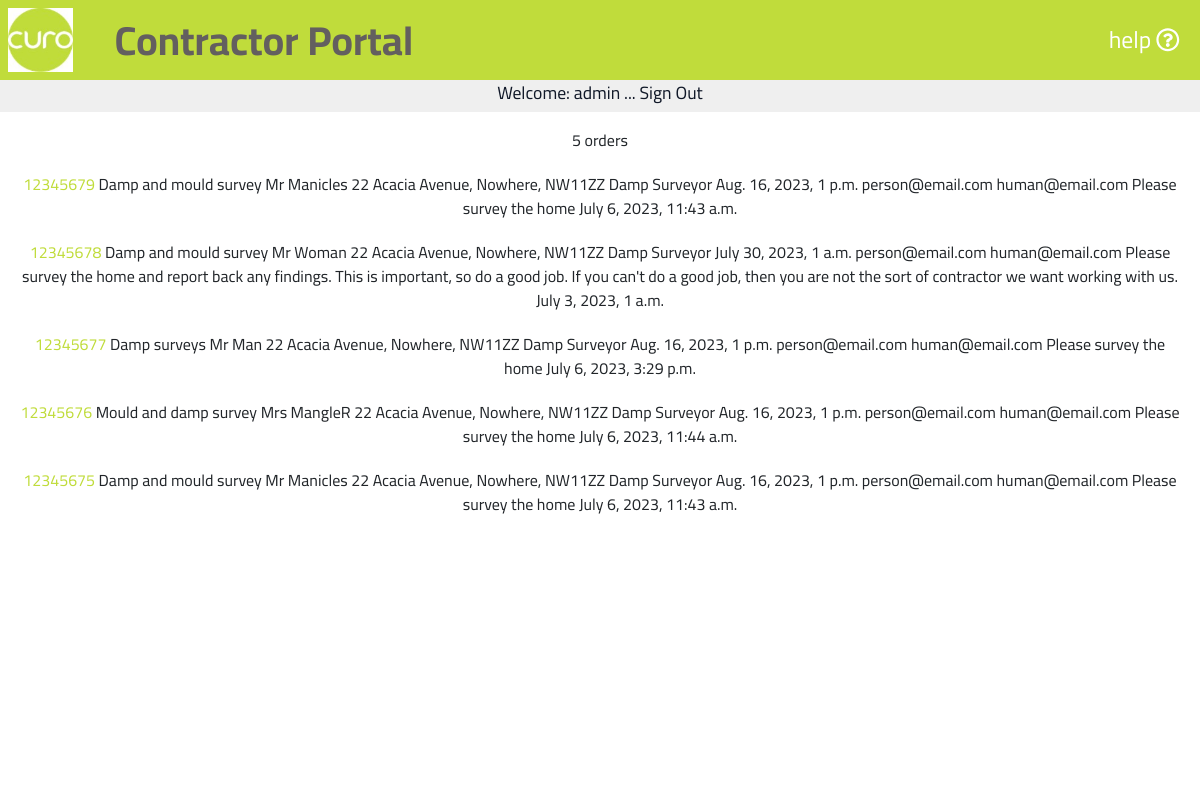
The page /portal001/ (signed in) on the database as committed earlier.
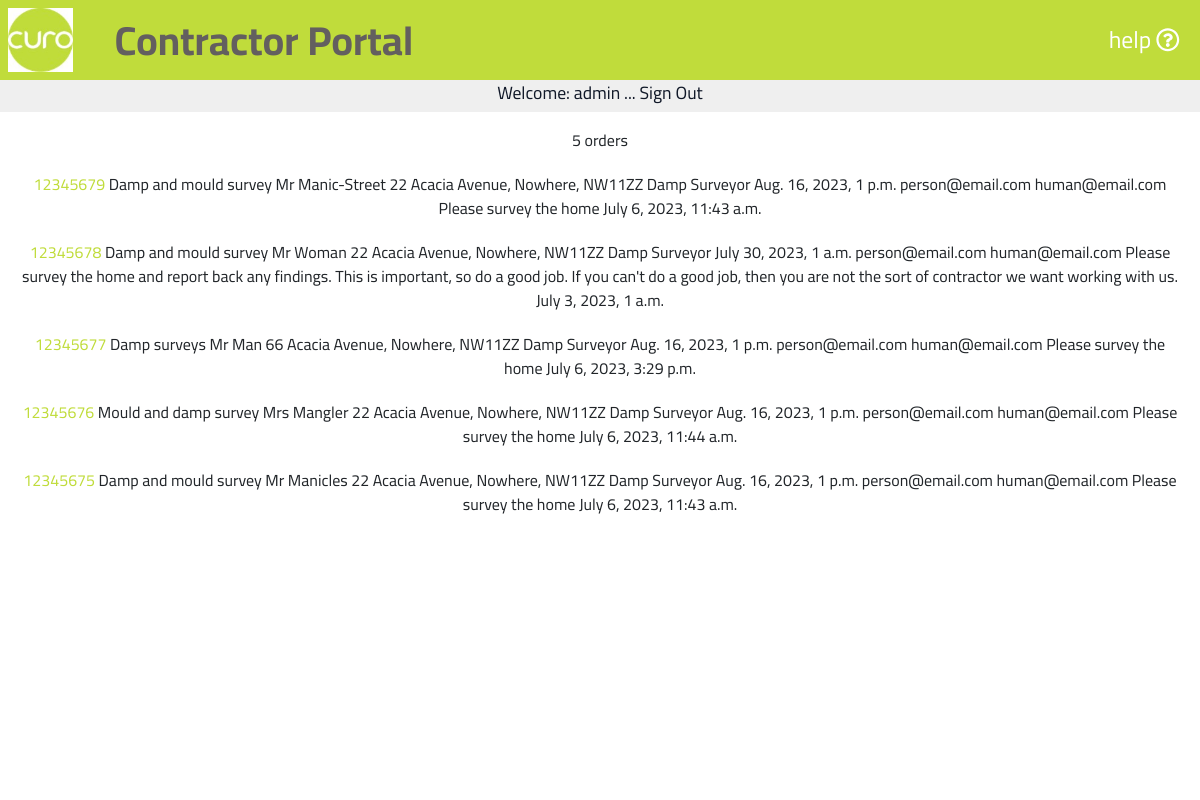
The same page on the database as committed later.
### portal001/models.py (models this page shows, shortened)
class Orders(models.Model):
    class Meta:
        verbose_name_plural = 'Orders'
    orderNumber = models.DecimalField(max_digits=10, decimal_places=0, null=False, primary_key=True)
    orderDescription = models.CharField(max_length=254, null=False)
    name = models.CharField(max_length=254, null=False)
    address = models.CharField(max_length=254, null=False)
    contractor = models.CharField(max_length=254, null=False)
    appointmentDate = models.DateTimeField()
    primaryContact = models.EmailField(max_length=254)
    secondaryContact = models.EmailField(max_length=254)
    notes = models.CharField(max_length=9999, null=True)
    dateLastUpdate = models.DateTimeField()
    dateCreated = models.DateTimeField(default=timezone.now)

### portal001/views.py (the view)
# urls.py: path('', views.curo, name='curo'),
def curo(request):
    orderlist = Orders.objects.all().order_by('-orderNumber')
    order_list_length = orderlist.count()
    context = {
        'orderlist': orderlist,
        'order_list_length': order_list_length,
    }
    return render(request, 'curo/orderlist.html', context)

### portal001/templates/curo/orderlist.html
{% extends "basemodule001.html" %}
{% load static %}
{% block content %}
    {% if user.is_authenticated %}
        <section id="textsection">
            {% if user.is_authenticated %}
                <p class="mt-3">{{ order_list_length }} orders</p>
                {% for order in orderlist %}
                    <p><a class="orange-highlight" href ="{% url 'selectOrder' order.orderNumber %}">{{ order.orderNumber }}</a>
                        {{ order.orderDescription }}
                        {{ order.name }}
                        {{ order.address }}
                        {{ order.contractor }}
                        {{ order.appointmentDate }}
                        {{ order.primaryContact }}
                        {{ order.secondaryContact }}
                        {{ order.notes }}
                        {{ order.dateLastUpdate }}
                    </p>
                {% endfor %}
            {% endif %}
        </section>
    {% endif %}
{% endblock %}

Rows that differ between the two databases and show on the page:
changed Orders id 12345679: name "Mr Manicles" → "Mr Manic-Street"
changed Orders "Damp surveys": address "22 Acacia Avenue, Nowhere, NW11ZZ" → "66 Acacia Avenue, Nowhere, NW11ZZ"
changed Orders "Mould and damp survey": name "Mrs MangleR" → "Mrs Mangler"
